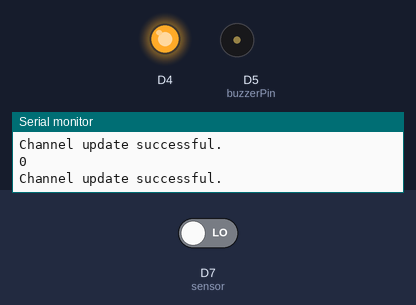
Recording of a sketch running on a simulated ESP8266 (NodeMCU). On the bench: output pins drawn as LEDs (lit = HIGH), buzzer (waves = sounding, pin HIGH), the last lines printed to the serial monitor. Inputs (shaded band) come from the test bench; at power-on: D7 (sensor) LOW. WiFi joins after 1.5 s; servers stay silent unless stated.

Above: at 2.7 s.
2.8 s: D7 (sensor) driven HIGH
At 3.3 s:
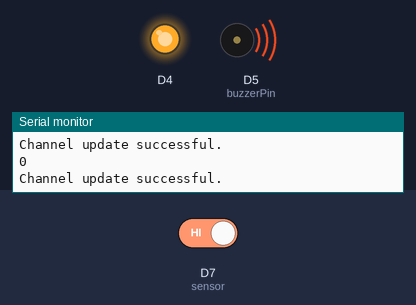
5.8 s: D7 (sensor) driven LOW
At 7.3 s:
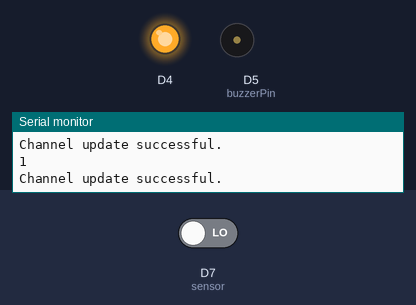
Timing chart, 0 to 8.8 s (numbered marks = the images above; inputs shaded):
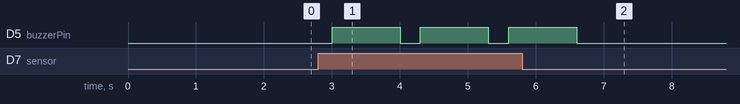

Measured:
- after the input at 2.8 s, D5 (buzzerPin): alternates HIGH for 1.0 s and LOW for 0.30 s, starting after 0.20 s
- after the input at 5.8 s, D5 (buzzerPin): goes on until 6.6 s, then stays LOW

The sketch:

sketch_may09a.ino
```cpp
#include <ESP8266WiFi.h>
#include "ThingSpeak.h"

int sensor = 13;              // the pin that the sensor is atteched to
int buzzerPin=D5;
int state = LOW;             // by default, no motion detected
int val = 0;                 // variable to store the sensor status (value)

const char* ssid="";
const char* password = "";
WiFiClient  client;
unsigned long myChannelNumber = 2152211;
const char* myWriteAPIKey = "";

void setup() {
  pinMode(D4,OUTPUT);
  digitalWrite(D4,LOW);
  Serial.begin(9600);
  Serial.println();
  Serial.print("Wifi connecting to ");
  Serial.println( ssid );

  WiFi.begin(ssid,password);

  Serial.println();
  Serial.print("Connecting");

  while( WiFi.status() != WL_CONNECTED ){
      delay(500);
      Serial.print(".");
  }

  digitalWrite( D4 , HIGH);
  Serial.println();

  Serial.println("Wifi Connected Success!");
  Serial.print("NodeMCU IP Address : ");
  Serial.println(WiFi.localIP() );

  ThingSpeak.begin(client);

  pinMode(buzzerPin, OUTPUT);      // initalize LED as an output
  pinMode(sensor, INPUT);    // initialize sensor as an input
}

void loop() {
     ThingSpeak.setField(1,val);
      val = digitalRead(sensor);   // read sensor value
  if (val == HIGH) {           // check if the sensor is HIGH
      digitalWrite(buzzerPin, HIGH);   // turn LED ON
    delay(1000);
    digitalWrite(buzzerPin, LOW);

    if (state == LOW) {
      Serial.println("Motion was detected");
      state = HIGH;       // update variable state to HIGH
     }
  }
  else {
       digitalWrite(buzzerPin, LOW); // turn LED OFF
      delay(200);

      if (state == HIGH){
        state = LOW;       // update variable state to LOW
    }
  }
     { int x = ThingSpeak.writeField(myChannelNumber,1,val,myWriteAPIKey);
if(x == 200){
     Serial.println(val);
      Serial.println("Channel update successful.");
    }
    else{
      Serial.println("Problem updating channel. HTTP error code " + String(x));
  }
  // delay(15000);
  }
}
```
